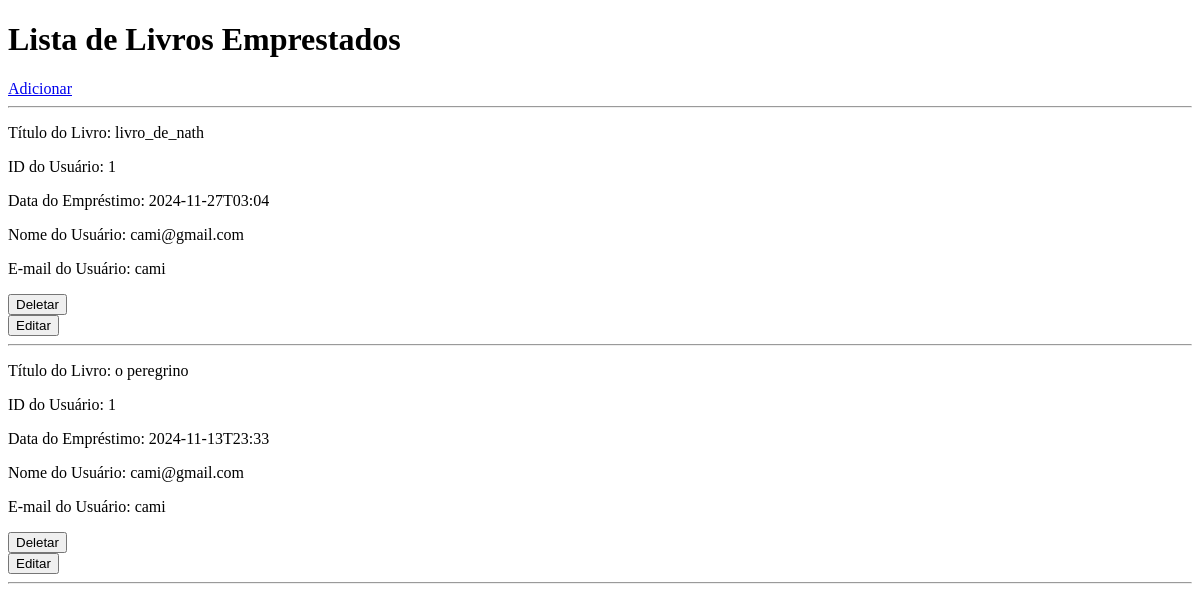
The page /borrowed/ on the database as committed earlier.
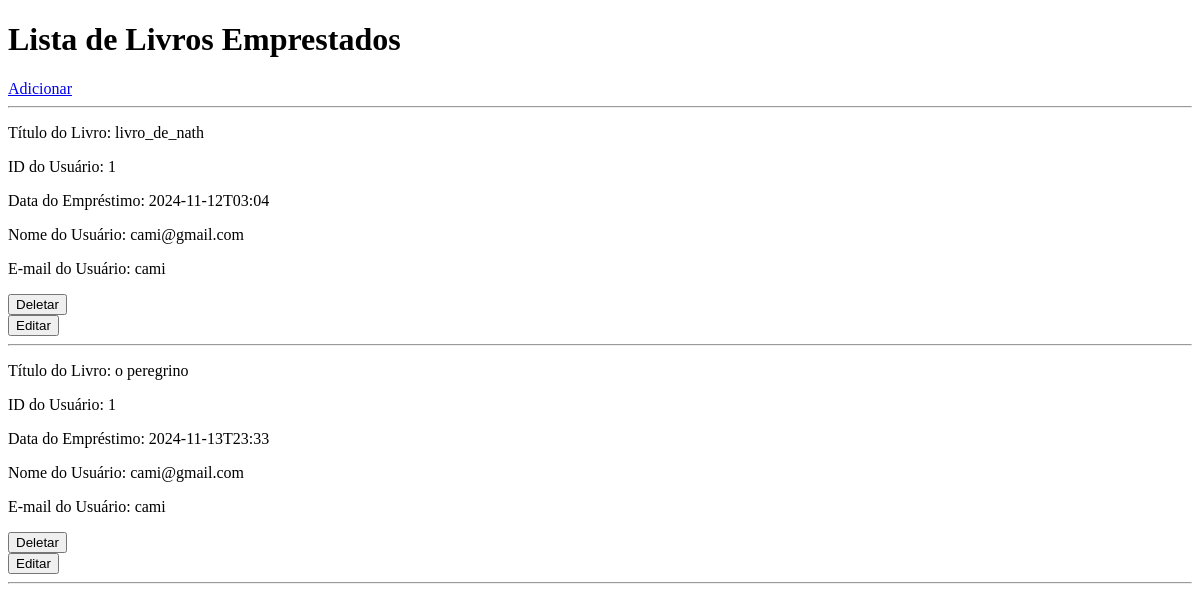
The same page on the database as committed later.
### tables this page shows
CREATE TABLE users (
    id INTEGER PRIMARY KEY AUTOINCREMENT,
    nome TEXT NOT NULL,
    email TEXT NOT NULL
);

CREATE TABLE books (
    id INTEGER PRIMARY KEY AUTOINCREMENT,
    titulo TEXT NOT NULL,
    user_id INTEGER NOT NULL,
    FOREIGN KEY(user_id) REFERENCES users(id)
);

CREATE TABLE borrowed_books (
    bor_id INTEGER PRIMARY KEY AUTOINCREMENT,
    bor_bk_id INTEGER NOT NULL, 
    bor_user_id INTEGER NOT NULL,
    bor_data_emprestimo DATETIME NOT NULL,
    FOREIGN KEY(bor_bk_id) REFERENCES books(id),
    FOREIGN KEY(bor_user_id) REFERENCES users(id)
);

### controllers/borrowed.py (the view)
@bp.route('/')
def index():
    return render_template('borrowed/index.html', users=User.all(), books=Book.all(), borrowed_books = Borrow.all())

### database/__init__.py (called while the page is built)
def get_connection():
    conn = sqlite3.connect(os.path.join(dirname, DATABASE))
    conn.row_factory = sqlite3.Row
    return conn

### models/book.py (called while the page is built)
    @classmethod
    def all(cls):
        conn = get_connection()
        books = conn.execute("SELECT * FROM books").fetchall()
        return books

### models/borrow.py (called while the page is built)
    @classmethod
    def all(cls):
        conn = get_connection()
        borrowed_books = conn.execute("SELECT * FROM borrowed_books").fetchall()
        return borrowed_books

### models/user.py (called while the page is built)
    @classmethod
    def all(cls):
        conn = get_connection()
        users = conn.execute("SELECT * FROM users").fetchall()
        return users

### templates/borrowed/index.html (shortened to what this page needs)
<!DOCTYPE html>
<html lang="en">
<head>
</head>
<body>
    <h1>Lista de Livros Emprestados</h1>
    <a href="{{url_for('borrowed.register')}}">Adicionar</a>
    <hr>
    {% for b_book in borrowed_books %}
        {% for book in books %}
            {% for user in users %}
                {% if book.id == b_book.bor_bk_id and b_book.bor_user_id == user.id %}
                    <p>Título do Livro: {{ book.titulo }}</p>
                    <p>ID do Usuário: {{ b_book.bor_user_id }}</p>
                    <p>Data do Empréstimo: {{ b_book.bor_data_emprestimo }}</p>
                    <p>Nome do Usuário: {{ user.nome }}</p>
                    <p>E-mail do Usuário: {{ user.email }}</p>
                    <form action="{{ url_for('borrowed.delete', borrow_id=b_book.bor_id) }}" method="post">
                        <button type="submit" onclick="return confirm('Você tem certeza que deseja remover?')";>Deletar</button>
                    </form>
                    <a href="{{ url_for('borrowed.edit', borrow_id=b_book.bor_id) }}">
                        <button type="button">Editar</button>
                    </a>
                    <hr>
                {% endif %}
            {% endfor %}
        {% endfor %}
    {% endfor %}
</body>
</html>

Rows that differ between the two databases and show on the page:
changed borrowed_books (number 1 of 2 on the later page): bor_data_emprestimo "2024-11-27T03:04" → "2024-11-12T03:04"
